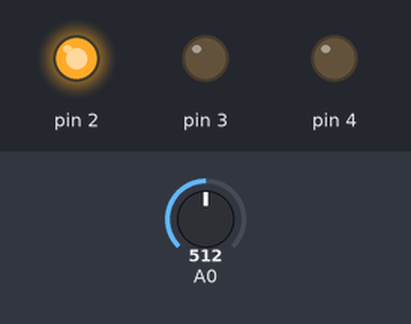
Bench run of a sketch on a simulated Arduino Uno, built with avr-gcc and run on an emulated ATmega328P. Parts: output pins drawn as LEDs (lit = HIGH). The test bench sets the inputs (shaded band); at power-on: A0 = 512.

Above: at 1.2 s.
1.3 s: A0 set to 64
2.8 s: A0 set to 55
At 3.8 s:
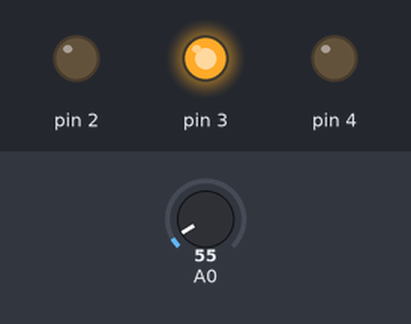
4.3 s: A0 set to 18
At 5.0 s:
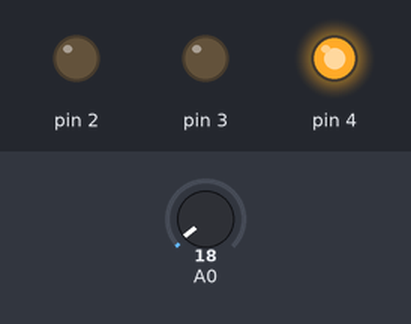
5.8 s: A0 set to 122
At 6.1 s:
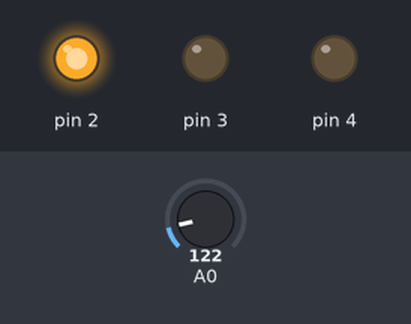
7.3 s: A0 set to 15
At 8.5 s:
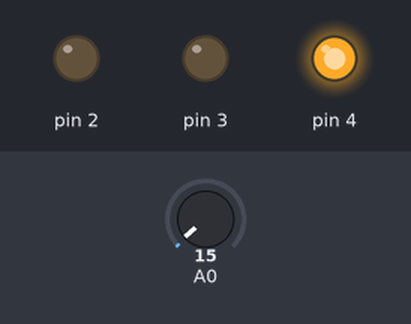
Timing chart, 0 to 9.8 s (numbered marks = the images above; inputs shaded):
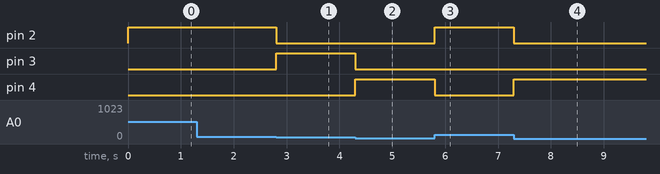

Measured:
- the behaviour switches between 58 and 57 on A0 (found by bisection; images 0 and 1)
- after the input at 1.3 s, every drawn part: stays the same
- after the input at 2.8 s, pin 2: HIGH → LOW at once; pin 3: LOW → HIGH at once
- after the input at 4.3 s, pin 3: HIGH → LOW at once; pin 4: LOW → HIGH at once
- after the input at 5.8 s, pin 2: LOW → HIGH at once; pin 4: HIGH → LOW at once
- after the input at 7.3 s, pin 2: HIGH → LOW at once; pin 4: LOW → HIGH at once

The sketch:

LED_CUP.ino
```cpp
void setup() {
  for (int i=2; i<=4; i++) pinMode(i,OUTPUT);

}
void loop() {
  int vol=analogRead(A0)*(5.0/1023.0*100);

  digitalWrite(4,(vol<=25));                //低温区温度设置
  digitalWrite(3,(vol>25 && vol<28));       //中温区温度设置
  digitalWrite(2,(vol>=28));                //高温区温度设置
}
```
